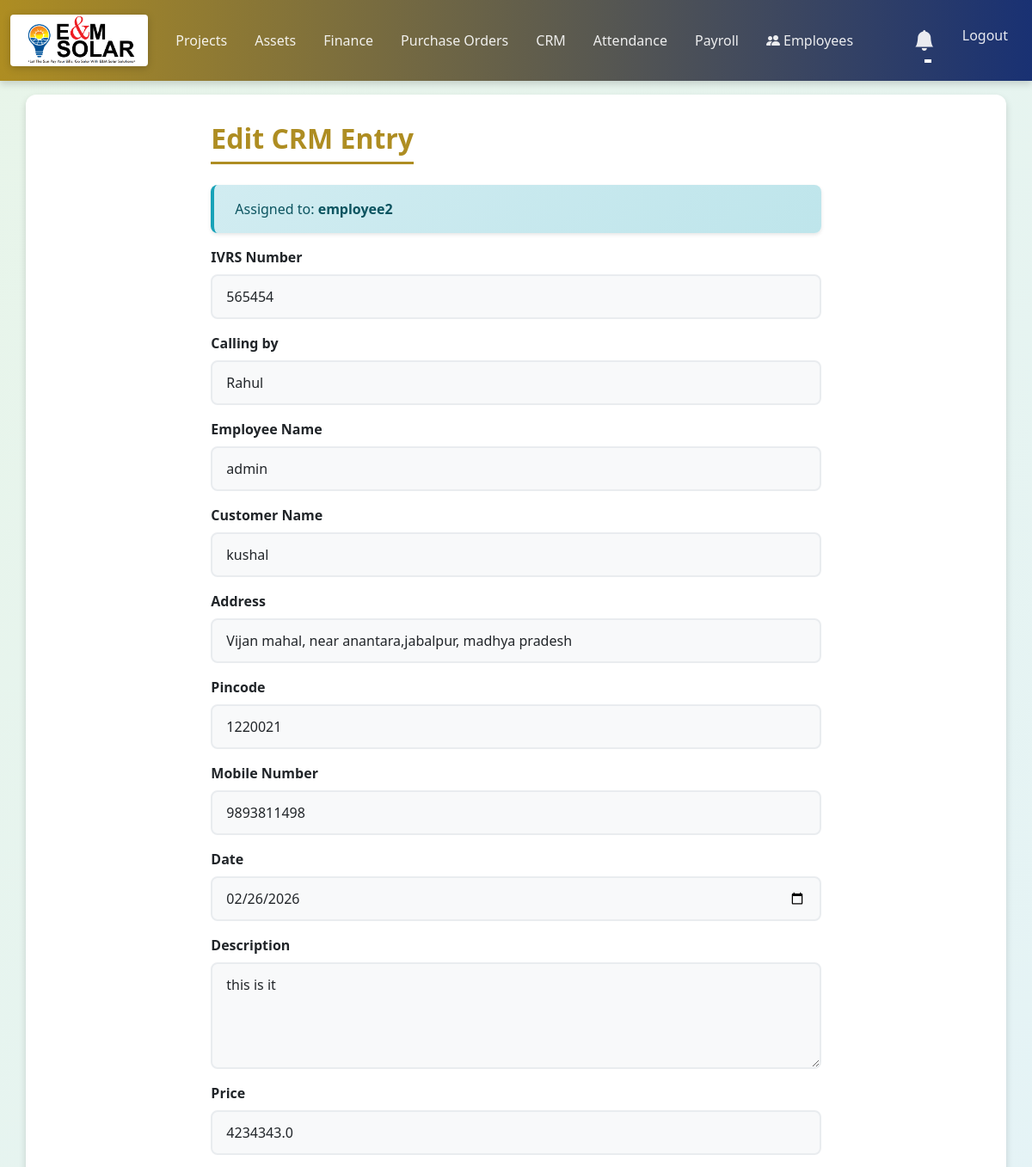
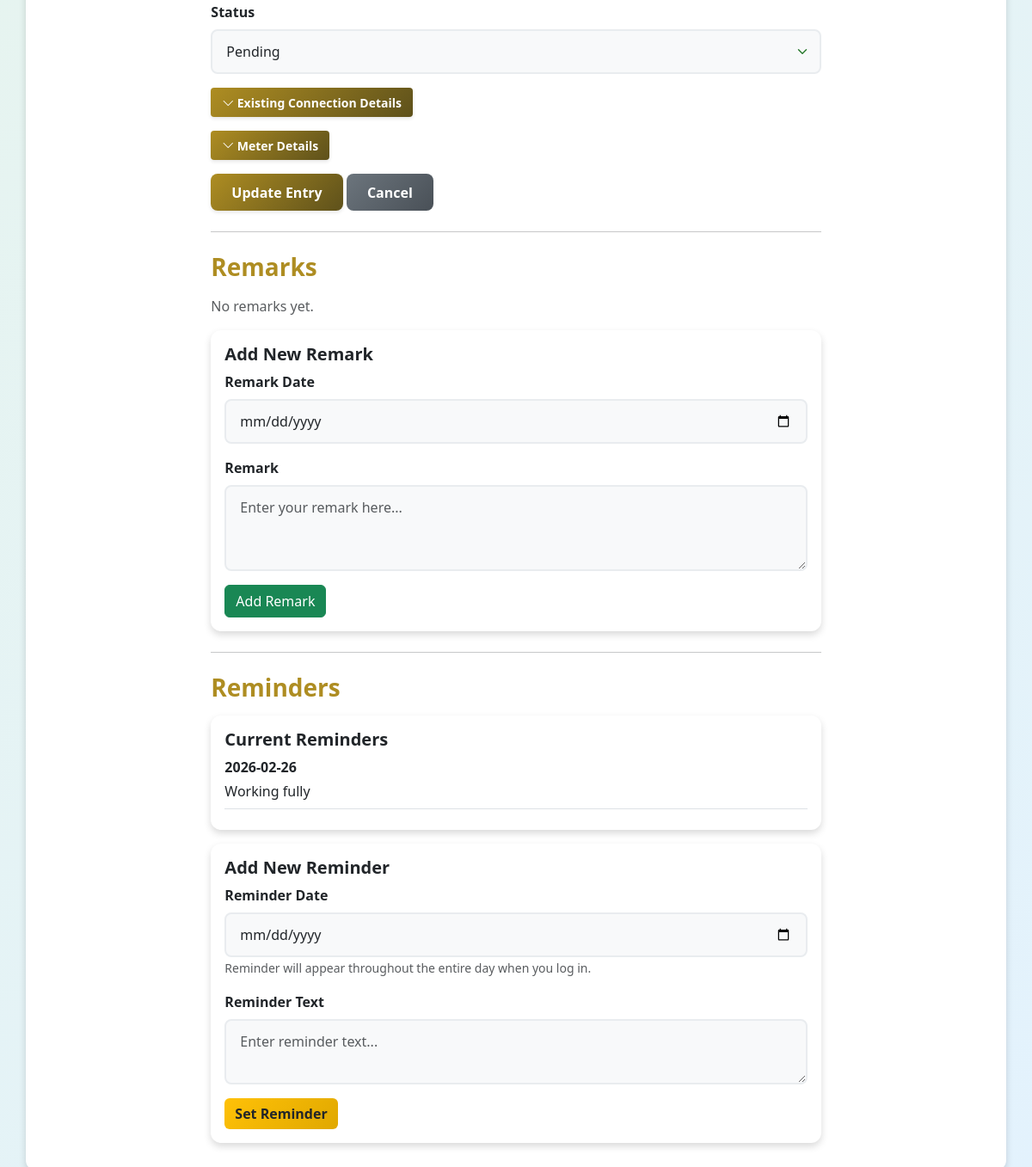
The page /crm/edit/6 (signed in) on the database its author committed (2 pictures, top to bottom).
### models/user.py (models this page shows, shortened)
class User(db.Model, UserMixin):
    id = db.Column(db.Integer, primary_key=True)
    employee_id = db.Column(db.String(50), unique=True, nullable=True)
    username = db.Column(db.String(150), unique=True, nullable=False)
    email = db.Column(db.String(150), unique=True, nullable=True)
    password = db.Column(db.String(150), nullable=False)
    role = db.Column(db.String(20), nullable=False, default='employee')
    joining_date = db.Column(db.Date, nullable=True, default=date.today)

### models/crm.py (models this page shows, shortened)
class CRM(db.Model):
    id = db.Column(db.Integer, primary_key=True)
    ivrs_number = db.Column('ivrm_number', db.String(100), nullable=True)
    calling_by = db.Column(db.String(100), nullable=True)
    employee_name = db.Column(db.String(100), nullable=False)
    customer_name = db.Column(db.String(100), nullable=False)
    address = db.Column(db.String(255), nullable=True)
    pincode = db.Column(db.String(20), nullable=True)
    mobile_number = db.Column(db.String(20), nullable=True)
    date = db.Column(db.Date, nullable=False)
    description = db.Column(db.Text, nullable=False)
    price = db.Column(db.Float, nullable=False, default=0.0)
    status = db.Column(db.String(50), nullable=False, default='Pending')
    connection_category = db.Column(db.String(100), nullable=True)
    arrears = db.Column(db.String(100), nullable=True)
    connection_phase = db.Column(db.String(50), nullable=True)
    connected_load = db.Column(db.String(100), nullable=True)
    connected_load_unit = db.Column(db.String(50), nullable=True)
    meter_identifier = db.Column(db.String(100), nullable=True)
    meter_make = db.Column(db.String(100), nullable=True)
    meter_type = db.Column(db.String(100), nullable=True)
    meter_capacity = db.Column(db.String(100), nullable=True)
    assigned_to_id = db.Column(db.Integer, db.ForeignKey('user.id'), nullable=True)
    accepted_at = db.Column(db.DateTime, nullable=True)
    is_closed = db.Column(db.Boolean, default=False)
    closed_at = db.Column(db.DateTime, nullable=True)
    is_non_responding = db.Column(db.Boolean, default=False)
    marked_non_responding_at = db.Column(db.DateTime, nullable=True)
    created_at = db.Column(db.DateTime, default=datetime.utcnow)
    updated_at = db.Column(db.DateTime, default=datetime.utcnow, onupdate=datetime.utcnow)
    remarks = db.relationship('CRMRemark', back_populates='crm', cascade="all, delete-orphan", lazy=True)
    reminders = db.relationship('CRMReminder', back_populates='crm', cascade="all, delete-orphan", lazy=True)
    assigned_to = db.relationship('User', foreign_keys=[assigned_to_id])

### models/crm_reminder.py (models this page shows, shortened)
class CRMReminder(db.Model):
    __tablename__ = 'crm_reminder'
    id = db.Column(db.Integer, primary_key=True)
    crm_id = db.Column(db.Integer, db.ForeignKey('crm.id', ondelete='CASCADE'), nullable=False)
    user_id = db.Column(db.Integer, db.ForeignKey('user.id', ondelete='CASCADE'), nullable=False)
    reminder_datetime = db.Column(db.DateTime, nullable=False)
    reminder_text = db.Column(db.Text, nullable=False)
    is_dismissed = db.Column(db.Boolean, default=False)
    is_seen = db.Column(db.Boolean, default=False)
    created_at = db.Column(db.DateTime, default=datetime.utcnow)
    crm = db.relationship('CRM', back_populates='reminders')
    user = db.relationship('User', backref='reminders')

### routes/crm_routes.py (the view, shortened to what this page needs)
@crm_bp.route('/crm/edit/<int:id>', methods=['GET', 'POST'])
@login_required
def edit_crm(id):
    crm_entry = CRM.query.get_or_404(id)
    is_admin = current_user.username == 'admin'
    is_assignee = crm_entry.assigned_to_id == current_user.id
    if not is_admin and not is_assignee:
        flash('You are not allowed to edit this CRM entry')
        return redirect(url_for('crm.crm'))
    if crm_entry.is_closed:
        flash('Closed CRM entries cannot be edited')
        return redirect(url_for('crm.crm'))
    return render_template('crm_form.html', crm_entry=crm_entry)

### templates/crm_form.html (shortened to what this page needs)
{% extends "base.html" %}
{% block content %}
      <div class="row justify-content-center">
        <div class="col-md-8">
          <h1 class="mb-4">{% if crm_entry %}Edit CRM Entry{% else %}Add CRM Entry{% endif %}</h1>
          {% if crm_entry and crm_entry.assigned_to %}
          <div class="alert alert-info">
            Assigned to: <strong>{{ crm_entry.assigned_to.username }}</strong>
          </div>
          {% endif %}
          <form method="POST">
            <div class="mb-3">
              <label for="ivrs_number" class="form-label">IVRS Number</label>
              <input type="text" class="form-control" id="ivrs_number" name="ivrs_number" value="{% if crm_entry %}{{ crm_entry.ivrs_number }}{% endif %}">
            </div>
            <div class="mb-3">
              <label for="calling_by" class="form-label">Calling by</label>
              <input type="text" class="form-control" id="calling_by" name="calling_by" value="{% if crm_entry %}{{ crm_entry.calling_by }}{% endif %}">
            </div>
            <div class="mb-3">
              <label for="employee_name" class="form-label">Employee Name</label>
              <input type="text" class="form-control" id="employee_name" name="employee_name" value="{% if crm_entry %}{{ crm_entry.employee_name }}{% endif %}" {% if current_user.username != 'admin' %}required{% endif %}>
            </div>
            <div class="mb-3">
              <label for="customer_name" class="form-label">Customer Name</label>
              <input type="text" class="form-control" id="customer_name" name="customer_name" value="{% if crm_entry %}{{ crm_entry.customer_name }}{% endif %}" required>
            </div>
            <div class="mb-3">
              <label for="address" class="form-label">Address</label>
              <input type="text" class="form-control" id="address" name="address" value="{% if crm_entry %}{{ crm_entry.address }}{% endif %}">
            </div>
            <div class="mb-3">
              <label for="pincode" class="form-label">Pincode</label>
              <input type="text" class="form-control" id="pincode" name="pincode" value="{% if crm_entry %}{{ crm_entry.pincode }}{% endif %}">
            </div>
            <div class="mb-3">
              <label for="mobile_number" class="form-label">Mobile Number</label>
              <input type="text" class="form-control" id="mobile_number" name="mobile_number" value="{% if crm_entry %}{{ crm_entry.mobile_number }}{% endif %}">
            </div>
            <div class="mb-3">
              <label for="date" class="form-label">Date</label>
              <input type="date" class="form-control" id="date" name="date" value="{% if crm_entry %}{{ crm_entry.date.strftime('%Y-%m-%d') }}{% endif %}" required>
            </div>
            <div class="mb-3">
              <label for="description" class="form-label">Description</label>
              <textarea class="form-control" id="description" name="description" rows="4" required>{% if crm_entry %}{{ crm_entry.description }}{% endif %}</textarea>
            </div>
            <div class="mb-3">
              <label for="price" class="form-label">Price</label>
              <input type="number" step="0.01" class="form-control" id="price" name="price" value="{% if crm_entry %}{{ crm_entry.price }}{% endif %}">
            </div>
            <div class="mb-3">
              <label for="status" class="form-label">Status</label>
              <select class="form-control" id="status" name="status" required>
                <option value="Pending" {% if crm_entry and crm_entry.status == 'Pending' %}selected{% endif %}>Pending</option>
              </select>
            </div>
            <div class="mb-3">
              <button class="btn btn-primary btn-sm" type="button" data-bs-toggle="collapse" data-bs-target="#connectionDetails" aria-expanded="false" aria-controls="connectionDetails">
                <i class="bi bi-chevron-down"></i> Existing Connection Details
              </button>
            </div>
            <div class="mb-3">
              <button class="btn btn-primary btn-sm" type="button" data-bs-toggle="collapse" data-bs-target="#meterDetails" aria-expanded="false" aria-controls="meterDetails">
                <i class="bi bi-chevron-down"></i> Meter Details
              </button>
            </div>
            <button type="submit" class="btn btn-primary">{% if crm_entry %}Update{% else %}Add{% endif %} Entry</button>
            <a href="{{ url_for('crm.crm') }}" class="btn btn-secondary">Cancel</a>
          </form>
          {% if crm_entry %}
          <hr class="my-4">
          <h3>Remarks</h3>
          {% if crm_entry.remarks %}
          <div class="card mb-3">
            <div class="card-body">
              <h5 class="card-title">Previous Remarks</h5>
              {% for remark in crm_entry.remarks|sort(attribute='remark_date', reverse=True) %}
              <div class="border-bottom pb-2 mb-2">
                <p class="mb-1">
                  <strong>Date: {{ remark.remark_date.strftime('%Y-%m-%d') }}</strong>
                  <span class="text-muted"> | Added by {{ remark.created_by or 'Unknown' }} on {{ remark.created_at.strftime('%Y-%m-%d %H:%M:%S') }}</span>
                </p>
                <p class="mb-0">{{ remark.remark }}</p>
              </div>
              {% endfor %}
            </div>
          </div>
          {% else %}
          <p class="text-muted">No remarks yet.</p>
          {% endif %}
          <div class="card mt-3">
            <div class="card-body">
              <h5 class="card-title">Add New Remark</h5>
              <form method="POST" action="{{ url_for('crm.add_remark', id=crm_entry.id) }}">
                <div class="mb-3">
                  <label for="remark_date" class="form-label">Remark Date</label>
                  <input type="date" class="form-control" id="remark_date" name="remark_date" required>
                </div>
                <div class="mb-3">
                  <label for="remark" class="form-label">Remark</label>
                  <textarea class="form-control" id="remark" name="remark" rows="3" placeholder="Enter your remark here..." required></textarea>
                </div>
                <button type="submit" class="btn btn-success">Add Remark</button>
              </form>
            </div>
          </div>
          {% endif %}
          {% if crm_entry %}
          <hr class="my-4">
          <h3>Reminders</h3>
          {% if crm_entry.reminders %}
          <div class="card mb-3">
            <div class="card-body">
              <h5 class="card-title">Current Reminders</h5>
              {% for reminder in crm_entry.reminders|selectattr('user_id', 'equalto', current_user.id)|sort(attribute='reminder_datetime') %}
              <div class="border-bottom pb-2 mb-2">
                <p class="mb-1">
                  <strong>{{ reminder.reminder_datetime.strftime('%Y-%m-%d') }}</strong>
                </p>
                <p class="mb-0">{{ reminder.reminder_text }}</p>
              </div>
              {% endfor %}
            </div>
          </div>
          {% else %}
          <p class="text-muted">No reminders set.</p>
          {% endif %}
          <div class="card mt-3">
            <div class="card-body">
              <h5 class="card-title">Add New Reminder</h5>
              <form method="POST" action="{{ url_for('crm.add_reminder', crm_id=crm_entry.id) }}">
                <div class="mb-3">
                  <label for="reminder_date" class="form-label">Reminder Date</label>
                  <input type="date" class="form-control" id="reminder_date" name="reminder_date" required>
                  <small class="form-text text-muted">Reminder will appear throughout the entire day when you log in.</small>
                </div>
                <div class="mb-3">
                  <label for="reminder_text" class="form-label">Reminder Text</label>
                  <textarea class="form-control" id="reminder_text" name="reminder_text" rows="2" placeholder="Enter reminder text..." required></textarea>
                </div>
                <button type="submit" class="btn btn-warning">Set Reminder</button>
              </form>
            </div>
          </div>
          {% endif %}
        </div>
      </div>
{% endblock %}

### static/style.css (style rules this page uses)
:root { --primary-color: #ae8d22; --primary-dark: #5e511b; --primary-light: #af984c; --secondary-color: #193173; --secondary-dark: #0d0f40; --secondary-light: #3c4484; --bg-primary: #f8f9fa; --bg-secondary: #e9ecef; --bg-card: #ffffff; --text-primary: #212529; --text-secondary: #6c757d; --text-light: #ffffff; --success: #28a745; --warning: #ffc107; --danger: #dc3545; --info: #17a2b8; --shadow-sm: 0 2px 4px rgba(0,0,0,0.1); --shadow-md: 0 4px 8px rgba(0,0,0,0.15); --shadow-lg: 0 8px 16px rgba(0,0,0,0.2); --radius-sm: 4px; --radius-md: 8px; --radius-lg: 12px; --transition-fast: 0.2s ease; --transition-normal: 0.3s ease; }
body { font-family: 'Segoe UI', Tahoma, Geneva, Verdana, sans-serif; background: linear-gradient(135deg, #e8f5e9 0%, #e3f2fd 100%); background-attachment: fixed; min-height: 100vh; color: var(--text-primary); }
h1, h2, h3, h4, h5, h6 { color: var(--primary-color); font-weight: 600; margin-bottom: 1rem; }
h1 { font-size: 2rem; border-bottom: 3px solid var(--primary-color); padding-bottom: 0.5rem; display: inline-block; }
.btn-primary { background: linear-gradient(135deg, var(--primary-color) 0%, var(--primary-dark) 100%); border: none; padding: 0.6rem 1.5rem; border-radius: var(--radius-md); font-weight: 600; box-shadow: var(--shadow-sm); transition: var(--transition-fast); }
.btn-secondary { background: linear-gradient(135deg, #6c757d 0%, #495057 100%); border: none; padding: 0.6rem 1.5rem; border-radius: var(--radius-md); font-weight: 600; transition: var(--transition-fast); }
.btn-warning { background: linear-gradient(135deg, var(--warning) 0%, #e0a800 100%); border: none; color: #212529; font-weight: 600; transition: var(--transition-fast); }
.btn-sm { padding: 0.4rem 0.8rem; border-radius: var(--radius-sm); }
.form-label { font-weight: 600; color: var(--text-primary); margin-bottom: 0.5rem; }
.form-control { border: 2px solid var(--bg-secondary); border-radius: var(--radius-md); padding: 0.75rem 1rem; transition: var(--transition-fast); background: var(--bg-primary); }
select.form-control { appearance: none; background-repeat: no-repeat; background-position: right 0.75rem center; background-size: 16px 12px; padding-right: 2.5rem; }
.alert { border: none; border-radius: var(--radius-md); padding: 1rem 1.5rem; font-weight: 500; box-shadow: var(--shadow-sm); }
.alert-info { background: linear-gradient(135deg, #d1ecf1 0%, #bee5eb 100%); color: #0c5460; border-left: 4px solid var(--info); }
.card { border: none; border-radius: var(--radius-lg); box-shadow: var(--shadow-md); transition: var(--transition-fast); }
a { color: var(--primary-color); transition: var(--transition-fast); }

### rows shown on the page
User: assigned_to.username "employee2"
CRM: ivrs_number "565454", calling_by "Rahul", employee_name "admin", customer_name "kushal", address "Vijan mahal, near anantara,jabalpur, madhya pradesh", pincode "1220021", mobile_number "9893811498", date "02/26/2026", description "this is it", price "4234343.0", status "Pending"
CRMReminder: reminder_datetime "2026-02-26", reminder_text "Working fully"
